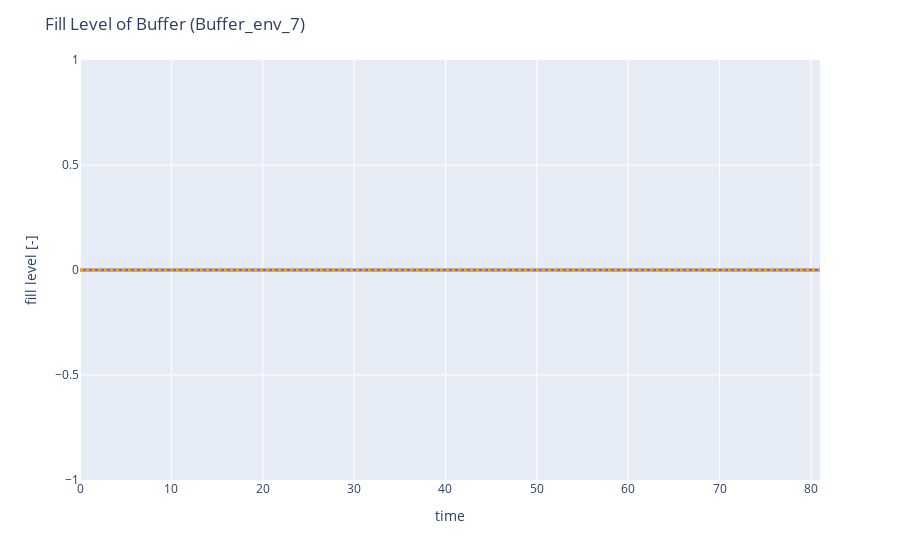

The cell this chart's notebook holds for it:
### Code cell
ret = buffer.stat_monitor.draw_fill_level()

### Figure 1 — Plotly figure (JSON) as saved in the notebook; plotly's stock layout.template omitted (floating-point values rounded to 4 significant figures)
{"data": [{"hovertemplate": "x=%{x}<br>y=%{y}<extra></extra>", "legendgroup": "", "line": {"color": "#636efa", "dash": "solid", "shape": "vh", "width": 3}, "marker": {"symbol": "circle"}, "mode": "lines", "name": "", "orientation": "v", "showlegend": false, "type": "scatter", "x": [0, 12, 40, 48, 72, 81], "xaxis": "x", "y": [0, 0, 0, 0, 0, 0], "yaxis": "y"}], "layout": {"legend": {"tracegroupgap": 0}, "margin": {"t": 60}, "shapes": [{"line": {"color": "orange", "dash": "dot", "width": 3}, "type": "line", "x0": 0, "x1": 1, "xref": "x domain", "y0": 0, "y1": 0, "yref": "y"}], "title": {"text": "Fill Level of Buffer (Buffer_env_7)"}, "xaxis": {"anchor": "y", "domain": [0, 1], "title": {"text": "time"}}, "yaxis": {"anchor": "x", "domain": [0, 1], "title": {"text": "fill level [-]"}}}}
